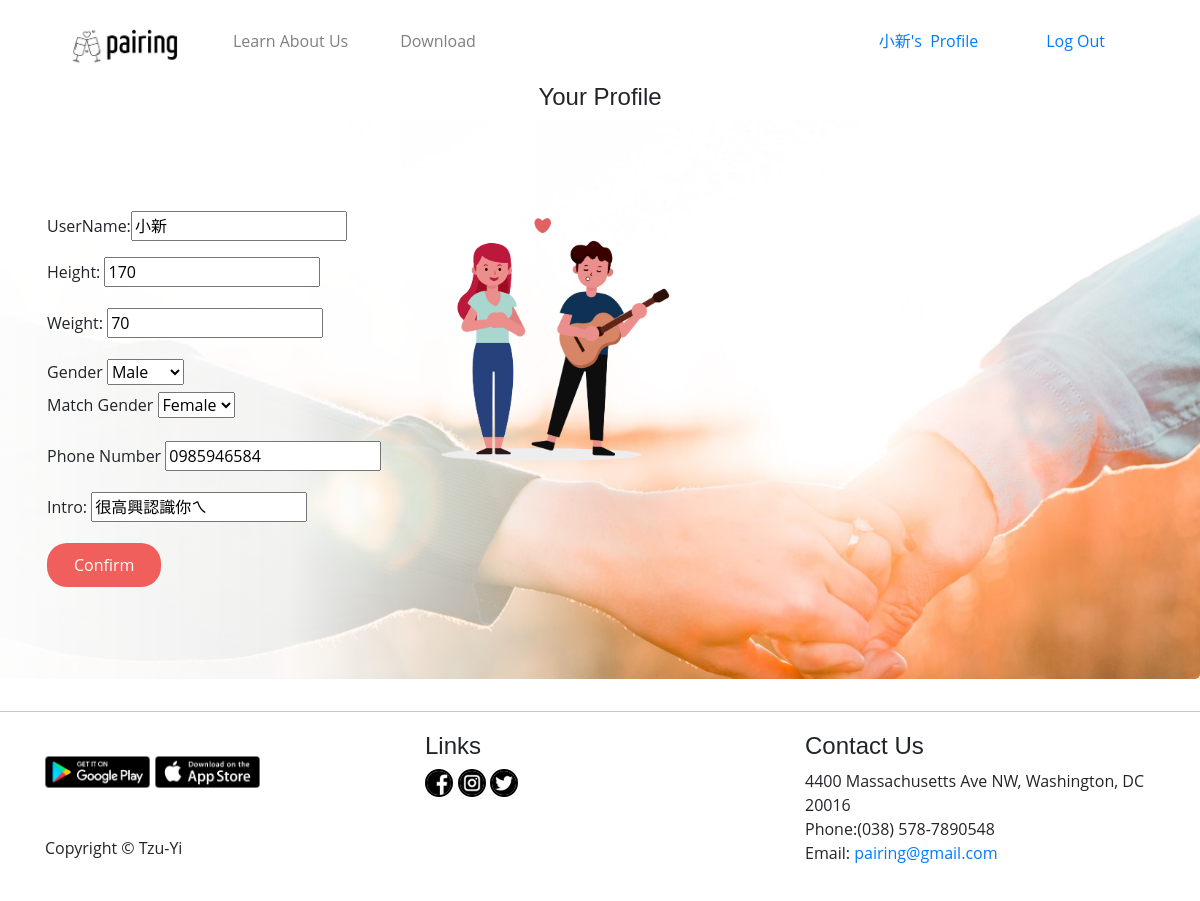
The page /profile/updated/ (signed in) on the database its author committed.
### pairs/models.py (models this page shows, shortened)
class UserRigister(models.Model):
	GENDER_CHOICES = (
        ('Male', 'Male'),
        ('Female', 'Female'),
    )
	userid = models.CharField(max_length=20,null=False)
	password = models.CharField(max_length = 20, null=False)
	email = models.EmailField()
	name = models.CharField(max_length=20)
	height = models.PositiveIntegerField(default = 170)
	weight = models.PositiveIntegerField(default = 70)
	gender = models.CharField(max_length=20,choices=GENDER_CHOICES,default='Male')
	pair_gender = models.CharField(max_length=20,choices=GENDER_CHOICES,default='Male')
	photo = models.ImageField(upload_to='image/')
	phone = models.CharField(max_length=10)
	intro = models.CharField(max_length=20,default='')

### pairs/views.py (the view, shortened to what this page needs)
# urls.py: path('profile/updated/',pairs.updated),
def updated(request):
	if 'username' in request.session==None:
		return HttpResponseRedirect('/')
	userid=request.session['userid']
	username=request.session['username']
	user = models.UserRigister.objects.get(userid = userid)
	form = forms.UploadForm()
	if user.gender=='Female':
		g=1
	if user.gender=='Male':
		g=None
	if user.pair_gender=='Female':
		p=1
	if user.pair_gender=='Male':
		p=None
	return render(request,'pairs/updated.html', locals())

### pairs/forms.py
class UploadForm(forms.ModelForm):
    class Meta:
        model = models.UserRigister
        fields = ('photo',)
        widgets = {
            'image': forms.FileInput(attrs={'class': 'form-control-file'})
        }

### templates/pairs/updated.html (shortened to what this page needs)
{%extends 'pairs/base.html'%}
{% load static%}
	{% block content %}
    <div class='row'>
		<div class="col-md-12">
			<div class='panel panel-default'>
				<div class='panel-heading' align='center'>
					<h4>Your Profile</h4>
				</div>
			</div>
		</div>
	</div>
    <section id='intro' >
			<div class='jumbotron'>
				<div class='container'>
				  <div class='row'>
					<div class="col-md-4">
<form method="POST" >
 <p>  UserName:<input type="text" name="username" value="{{user.name}}"></p>
 <p>
      <label for="height">
        <span>Height:</span>
      </label>
      <input type="number" id="height" name="height" value="{{user.height}}">
    </p>
    <p>
      <label for="weight">
        <span>Weight:</span>
      </label>
      <input type="number" id="weight" name="weight" value="{{user.weight}}">
    </p>
      <label for="gender">
        <span>Gender</span>
      </label>
      <select id="gender" name="gender">
        {% if g%}
        <option value="Male">Male</option>
        <option selected value="Female">Female</option>
        {%else%}
        <option value="Male">Male</option>
        {%endif%}
      </select>
        <p>
      <label for="gender">
        <span>Match Gender</span>
      </label>
      <select id="pair_gender" name="pair_gender">
        {% if p%}
        <option selected value="Female">Female</option>
        {%else%}
        <option value="Male">Male</option>
        <option value="Female">Female</option>
        {%endif%}
      </select>
    </p>
    <p>
     <label for="phone">Phone Number</label>
<input type="tel" id="phone" name="phone" pattern="[0-9]{10}" value="{{user.phone}}">
</p>
     <p>
      <label for="intro">
        <span>Intro:</span>
      </label>
      <input type="text" id="intro" name="intro" value="{{user.intro}}">
    </p>
<input class='btn' type="submit" value="Confirm">
</form>
					</div>
                    <div class="col-md-3">
                        <div>
                        <img src="/static/images/love1.png" width='100%'></div>
</div>
                    </div>
				</div>
			</div>
		</section>
{%endblock%}

### templates/pairs/base.html (style rules this page uses)
#intro .jumbotron { height: 70vh; background-image: url("/static/images/background.png"); background-repeat: no-repeat; background-attachment: fixed; background-position: center; background-size: cover; }
h1,h2,h3,h4,h5,h6 { font-family: 'Noto Sans TC', sans-serif; }
p,a,input,label,textarea,span,ul,li,table,form { font-family: 'Open Sans', sans-serif; }
.btn { background: #f05f5c; color: white; padding: 9px 26px; border-radius: 20px; }
#intro .container { position: relative; top: 50%; -webkit-transform: translateY(-50%); -ms-transform: translateY(-50%); transform: translateY(-50%); }

### templates/pairs/header.html (style rules this page uses)
h1,h2,h3,h4,h5,h6 { font-family: 'Noto Sans TC', sans-serif; }
p,a,input,label,textarea,span,ul,li,table,form { font-family: 'Open Sans', sans-serif; }

### rows shown on the page
UserRigister: username "小新", height "170", weight "70", phone "0985946584", intro "很高興認識你ㄟ"

### other values the page prints
{{ username }} "小新"
